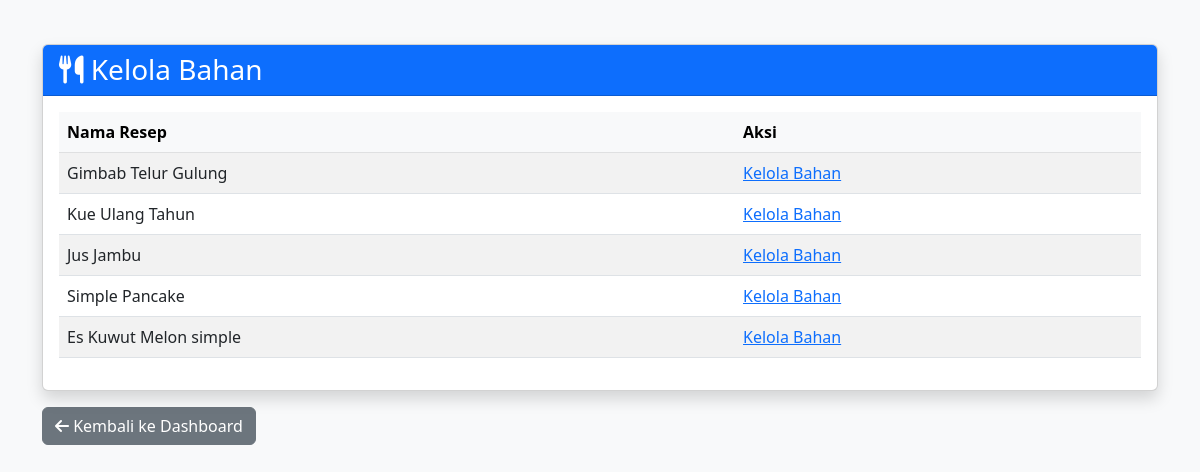
Screenshot of /raresep/admin/kelola_langkah.php (signed in) with the database file from the repository.
### tables this page shows
CREATE TABLE `resep` (
  `id_resep` int(11) NOT NULL,
  `judul_resep` varchar(50) NOT NULL,
  `deskripsi` text DEFAULT NULL,
  `id_kategori` int(11) DEFAULT NULL,
  `waktu_masak` int(11) DEFAULT NULL,
  `gambar_resep` varchar(255) DEFAULT NULL,
  `tanggal_posting` timestamp NOT NULL DEFAULT current_timestamp() ON UPDATE current_timestamp()
);

### raresep/admin/kelola_langkah.php (the view, shortened to what this page needs)
<?php
include '../config/db.php';
$queryResep = "SELECT id_resep, judul_resep FROM resep";
$resultResep = $conn->query($queryResep);
?>
<!DOCTYPE html>
<html lang="id">
<head>
    <link rel="stylesheet" href="../assets/css/style.css">
    <link href="https://cdn.jsdelivr.net/npm/bootstrap@5.3.0/dist/css/bootstrap.min.css" rel="stylesheet">
    <link rel="stylesheet" href="https://cdnjs.cloudflare.com/ajax/libs/font-awesome/6.4.2/css/all.min.css">
</head>
</head>
<body class="bg-light">
<div class="container mt-4">
    <div class="card shadow">
    <div class="card-header bg-primary text-white">
                <h3 class="mb-0"><i class="fas fa-utensils"></i> Kelola Bahan</h3>
            </div>
            <div class="card-body">
                <div class="table-responsive">
                    <table class="table table-striped table-hover">
                        <thead class="table-light">
                            <tr>
                                <th>Nama Resep</th>
                                <th>Aksi</th>
                            </tr>
                        </thead>
                        <tbody>
                        <?php while ($row = $resultResep->fetch_assoc()) { ?>
                            <tr>
                <td><?php echo $row['judul_resep']; ?></td>
                <td>
                    <a href="kelola_langkah_detail.php?id_resep=<?php echo $row['id_resep']; ?>">Kelola Bahan</a>
                </td>
            </tr>
            <?php } ?>
                        </tbody>
                    </table>
                </div>
            </div>
    </div>
    <a href="dashboard.php" class="btn btn-secondary mt-3">
                    <i class="fas fa-arrow-left"></i> Kembali ke Dashboard
                </a>
    </div>
</body>
</html>

### raresep/assets/css/style.css (style rules this page uses)
.container { width: 80%; margin: auto; padding: 20px; }
.btn { display: inline-block; padding: 10px 15px; background-color: #ff5722; color: white; text-decoration: none; border-radius: 5px; }

### rows the page displays
resep: judul_resep "Gimbab Telur Gulung"
resep: judul_resep "Kue Ulang Tahun"
resep: judul_resep "Jus Jambu"
resep: judul_resep "Simple Pancake"
resep: judul_resep "Es Kuwut Melon simple"
